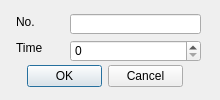
<?xml version="1.0" encoding="UTF-8"?>
<ui version="4.0">
 <class>enterDialog</class>
 <widget class="QDialog" name="enterDialog">
  <property name="geometry">
   <rect>
    <x>0</x>
    <y>0</y>
    <width>220</width>
    <height>100</height>
   </rect>
  </property>
  <property name="minimumSize">
   <size>
    <width>220</width>
    <height>100</height>
   </size>
  </property>
  <property name="maximumSize">
   <size>
    <width>220</width>
    <height>100</height>
   </size>
  </property>
  <property name="windowTitle">
   <string>Dialog</string>
  </property>
  <widget class="QDialogButtonBox" name="buttonBox_2">
   <property name="geometry">
    <rect>
     <x>27</x>
     <y>65</y>
     <width>156</width>
     <height>23</height>
    </rect>
   </property>
   <property name="orientation">
    <enum>Qt::Horizontal</enum>
   </property>
   <property name="standardButtons">
    <set>QDialogButtonBox::Cancel|QDialogButtonBox::Ok</set>
   </property>
  </widget>
  <widget class="QLabel" name="label_2">
   <property name="geometry">
    <rect>
     <x>16</x>
     <y>40</y>
     <width>48</width>
     <height>16</height>
    </rect>
   </property>
   <property name="text">
    <string>Time</string>
   </property>
  </widget>
  <widget class="QLineEdit" name="idInput">
   <property name="geometry">
    <rect>
     <x>70</x>
     <y>14</y>
     <width>131</width>
     <height>20</height>
    </rect>
   </property>
  </widget>
  <widget class="QLabel" name="label">
   <property name="geometry">
    <rect>
     <x>16</x>
     <y>14</y>
     <width>36</width>
     <height>16</height>
    </rect>
   </property>
   <property name="text">
    <string>No.</string>
   </property>
  </widget>
  <widget class="QSpinBox" name="timeInput">
   <property name="geometry">
    <rect>
     <x>70</x>
     <y>40</y>
     <width>131</width>
     <height>22</height>
    </rect>
   </property>
  </widget>
 </widget>
 <resources/>
 <connections/>
</ui>
